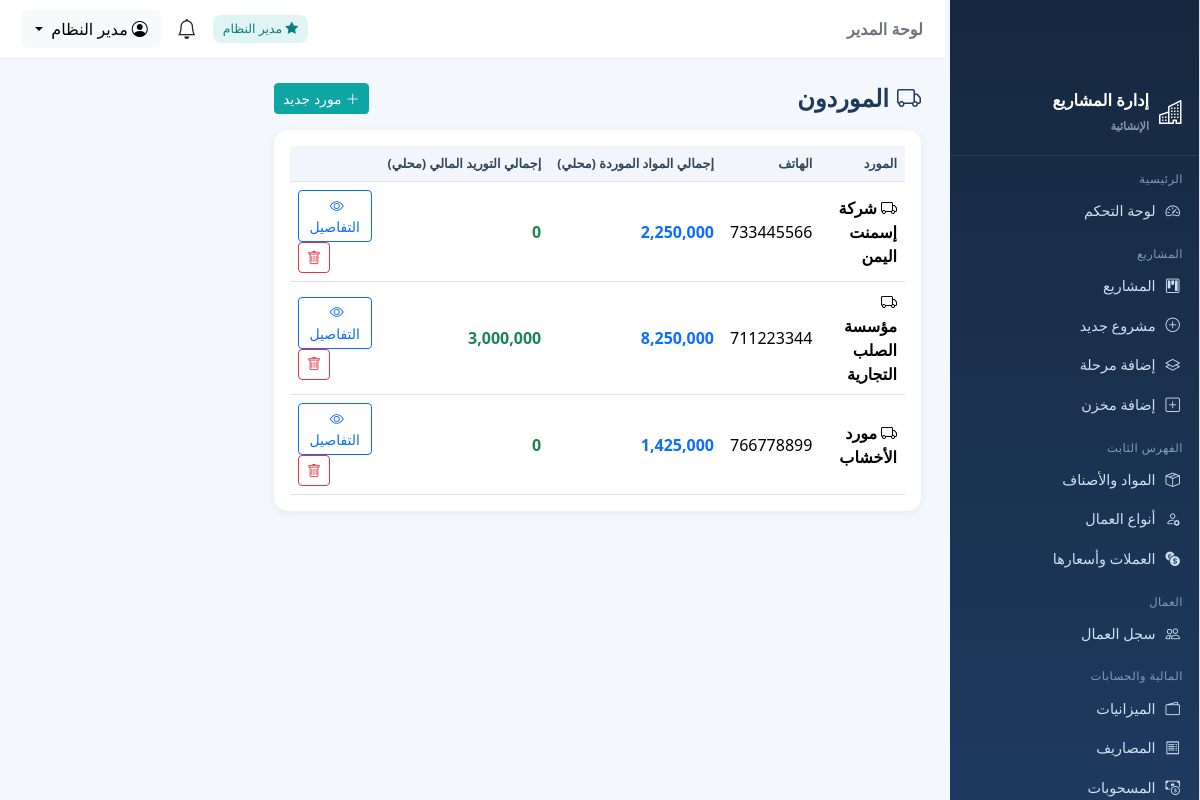
Screenshot of /suppliers (signed in) with the database file from the repository.
### tables this page shows
CREATE TABLE users (
  id INTEGER PRIMARY KEY AUTOINCREMENT,
  username VARCHAR(100) NOT NULL UNIQUE,
  password_hash VARCHAR(255) NOT NULL,
  full_name VARCHAR(200) NOT NULL,
  role TEXT NOT NULL DEFAULT 'supervisor',
  project_id INT DEFAULT NULL ,
  phone VARCHAR(50) DEFAULT NULL,
  is_active INTEGER DEFAULT 1,
  created_at TIMESTAMP DEFAULT CURRENT_TIMESTAMP,
  CONSTRAINT fk_user_project FOREIGN KEY (project_id) REFERENCES projects(id) ON DELETE SET NULL
);

CREATE TABLE suppliers (
  id INTEGER PRIMARY KEY AUTOINCREMENT,
  name VARCHAR(200) NOT NULL,
  phone VARCHAR(50) DEFAULT NULL,
  notes TEXT,
  created_at TIMESTAMP DEFAULT CURRENT_TIMESTAMP
);

### finance.py (the view)
@finance_bp.route('/suppliers')
@require_roles('admin')
def list_suppliers():
    items = db_query(
        """SELECT s.*,
                  (SELECT COALESCE(SUM(d.total_local),0) FROM supplier_deliveries d WHERE d.supplier_id=s.id) AS goods_total,
                  (SELECT COALESCE(SUM(m.amount_local),0) FROM supplier_money m WHERE m.supplier_id=s.id) AS money_total
           FROM suppliers s ORDER BY s.name""")
    return render_template('suppliers/list.html', items=items)

### app.py (called while the page is built)
@app.context_processor
def inject_globals():
    u = g.get('current_user')
    unread = 0
    if u:
        unread = db.db_query("SELECT COUNT(*) AS c FROM notifications WHERE user_id=%s AND is_read=0",
                             (u['id'],), one=True)['c']
    return {
        'cur_user': u,
        'is_admin': is_admin(),
        'scope_pid': scope_project_id(),
        'unread_count': unread,
        'today': date.today(),
        'money': db.money,
        'cur_name': lambda cid: (db.cur_by_id(cid) or {}).get('name_ar', ''),
        'cur_code': lambda cid: (db.cur_by_id(cid) or {}).get('code', ''),
        'APP_NAME': 'نظام إدارة المشاريع الإنشائية',
    }

### auth.py (called while the page is built)
def current_user():
    uid = session.get('user_id')
    if not uid:
        return None
    return db_query("SELECT * FROM users WHERE id=%s", (uid,), one=True)

@auth_bp.before_app_request
def load_user():
    g.current_user = current_user()

def require_login(fn):
    @wraps(fn)
    def wrapper(*args, **kwargs):
        if not session.get('user_id'):
            return redirect(url_for('auth.login', next=request.path))
        return fn(*args, **kwargs)
    return wrapper

def require_roles(*roles):
    def deco(fn):
        @wraps(fn)
        @require_login
        def wrapper(*args, **kwargs):
            u = g.get('current_user')
            if not u or u['role'] not in roles:
                flash('ليست لديك صلاحية الوصول إلى هذه الصفحة', 'warning')
                return redirect(url_for('dashboard.index'))
            return fn(*args, **kwargs)
        return wrapper
    return deco

def is_admin():
    u = g.get('current_user')
    return bool(u and u['role'] == 'admin')

def scope_project_id():
    u = g.get('current_user')
    if not u or u['role'] == 'admin':
        return None
    return u['project_id']

### db.py (called while the page is built)
def _translate_sql(sql):
    out, i, n = [], 0, len(sql)
    in_str, quote = False, None
    while i < n:
        ch = sql[i]
        if in_str:
            out.append(ch)
            if ch == quote:
                in_str = False
            i += 1; continue
        if ch in ("'", '"'):
            in_str = True; quote = ch; out.append(ch); i += 1; continue
        if ch == '%' and i + 1 < n and sql[i + 1] == 's':
            out.append('?'); i += 2; continue
        out.append(ch); i += 1
    text = ''.join(out)
    text = re.sub(r"(\w+)\s*<=>\s*\?",
                  r"(\1 IS ? OR (\1 IS NULL AND ? IS NULL))",
                  text)
    return text

### templates/suppliers/list.html (shortened to what this page needs)
{% extends 'base.html' %}
{% block content %}
<div class="d-flex justify-content-between align-items-center mb-3">
  <h4 class="page-title mb-0"><i class="bi bi-truck me-2"></i>الموردون</h4>
  <a class="btn btn-sm btn-primary" href="{{ url_for('finance.add_supplier') }}"><i class="bi bi-plus-lg me-1"></i>مورد جديد</a>
</div>
<div class="card p-3">
  <div class="table-responsive">
  <table class="table table-hover align-middle mb-0">
    <thead><tr><th>المورد</th><th>الهاتف</th><th>إجمالي المواد الموردة (محلي)</th><th>إجمالي التوريد المالي (محلي)</th><th class="text-end"></th></tr></thead>
    <tbody>
    {% for s in items %}
      <tr>
        <td class="fw-semibold"><i class="bi bi-truck me-1"></i>{{ s.name }}</td>
        <td>{{ s.phone or '—' }}</td>
        <td class="text-primary fw-semibold">{{ money(s.goods_total) }}</td>
        <td class="text-success fw-semibold">{{ money(s.money_total) }}</td>
        <td class="text-end">
          <a class="btn btn-sm btn-outline-primary" href="{{ url_for('finance.supplier_detail', sid=s.id) }}"><i class="bi bi-eye me-1"></i>التفاصيل</a>
          <form class="d-inline" method="post" action="{{ url_for('finance.delete_supplier', sid=s.id) }}" onsubmit="return confirm('حذف المورد؟')">
            <button class="btn btn-sm btn-outline-danger"><i class="bi bi-trash"></i></button>
          </form>
        </td>
      </tr>
    {% else %}<tr><td colspan="5" class="text-center text-secondary py-4">لا يوجد موردون</td></tr>{% endfor %}
    </tbody>
  </table>
  </div>
</div>
{% endblock %}

### templates/base.html (shortened to what this page needs)
{% set role = cur_user.role if cur_user else '' %}
<!doctype html>
<html lang="ar" dir="rtl">
<head>
  <link href="https://cdn.jsdelivr.net/npm/bootstrap@5.3.3/dist/css/bootstrap.rtl.min.css" rel="stylesheet">
  <link href="https://cdn.jsdelivr.net/npm/bootstrap-icons@1.11.3/font/bootstrap-icons.min.css" rel="stylesheet">
</head>
<body>
  {% if cur_user %}
  <div id="wrapper" class="d-flex">
    <aside class="sidebar" id="sidebar">
      <div class="brand"><i class="bi bi-buildings fs-4"></i><span>إدارة المشاريع<br><small class="text-white-50"
            style="font-size:.7rem">الإنشائية</small></span></div>
      <div class="nav-section">الرئيسية</div>
      <a class="nav-item {{ 'active' if request.endpoint=='dashboard.index' }}"
        href="{{ url_for('dashboard.index') }}"><i class="bi bi-speedometer2"></i> لوحة التحكم</a>
      <div class="nav-section">المشاريع</div>
      <a class="nav-item {{ 'active' if request.endpoint in ['projects.list_projects','projects.view_project','projects.add_project','projects.edit_project'] }}"
        href="{{ url_for('projects.list_projects') }}"><i class="bi bi-kanban"></i> المشاريع</a>
      {% if is_admin %}
      <a class="nav-item" href="{{ url_for('projects.add_project') }}"><i class="bi bi-plus-circle"></i> مشروع جديد</a>
      <a class="nav-item" href="{{ url_for('projects.add_phase') }}"><i class="bi bi-layers"></i> إضافة مرحلة</a>
      {% endif %}
      <a class="nav-item" href="{{ url_for('projects.add_warehouse') }}"><i class="bi bi-plus-square"></i> إضافة
        مخزن</a>
      <div class="nav-section">الفهرس الثابت</div>
      <a class="nav-item {{ 'active' if request.endpoint.startswith('catalog.list_materials') }}"
        href="{{ url_for('catalog.list_materials') }}"><i class="bi bi-box-seam"></i> المواد والأصناف</a>
      <a class="nav-item {{ 'active' if request.endpoint.startswith('catalog.list_worker_types') }}"
        href="{{ url_for('catalog.list_worker_types') }}"><i class="bi bi-person-gear"></i> أنواع العمال</a>
      {% if is_admin %}
      <a class="nav-item {{ 'active' if request.endpoint.startswith('catalog.list_currencies') }}"
        href="{{ url_for('catalog.list_currencies') }}"><i class="bi bi-currency-exchange"></i> العملات وأسعارها</a>
      {% endif %}
      <div class="nav-section">العمال</div>
      <a class="nav-item {{ 'active' if request.endpoint.startswith('workers.') }}"
        href="{{ url_for('workers.list_workers') }}"><i class="bi bi-people"></i> سجل العمال</a>
      <div class="nav-section">المالية والحسابات</div>
      <a class="nav-item {{ 'active' if request.endpoint.startswith('finance.list_budgets') }}"
        href="{{ url_for('finance.list_budgets') }}"><i class="bi bi-wallet2"></i> الميزانيات</a>
      <a class="nav-item {{ 'active' if request.endpoint.startswith('finance.list_expenses') }}"
        href="{{ url_for('finance.list_expenses') }}"><i class="bi bi-receipt"></i> المصاريف</a>
      <a class="nav-item {{ 'active' if request.endpoint.startswith('finance.list_withdrawals') }}"
        href="{{ url_for('finance.list_withdrawals') }}"><i class="bi bi-cash-coin"></i> المسحوبات</a>
    </aside>
    <div class="flex-grow-1 main-wrap">
      <nav class="topbar">
        <div>
          <span class="fw-bold text-secondary">{{ 'لوحة المدير' if is_admin else 'لوحة المشرف' }}</span>
        </div>
        <div class="d-flex align-items-center gap-3">
          {% if is_admin %}<span class="badge-soft"><i class="bi bi-star-fill"></i> مدير النظام</span>{% endif %}
          <a class="position-relative text-dark text-decoration-none"
            href="{{ url_for('notifications.list_notifications') }}" title="الإشعارات">
            <i class="bi bi-bell fs-5"></i>
          </a>
          <div class="dropdown">
            <button class="btn btn-light dropdown-toggle" data-bs-toggle="dropdown">
              <i class="bi bi-person-circle me-1"></i>{{ cur_user.full_name }}
            </button>
          </div>
        </div>
      </nav>
      <main class="container-fluid p-4">
        {% block content %}{% endblock %}
      </main>
    </div>
  </div>
  {% else %}
  {% block auth_content %}{% endblock %}
  {% endif %}
</body>
</html>

### templates/base.html (style rules this page uses)
.sidebar { position: fixed !important; top: 0 !important; left: 0 !important; bottom: 0 !important; width: 250px !important; height: 100vh !important; overflow-y: auto !important; background-color: #f8f9fa !important; border-right: 1px solid #dee2e6 !important; padding-top: 70px !important; z-index: 1000 !important; scrollbar-width: thin; scrollbar-color: #c1c1c1 transparent; }
main { margin-left: 250px !important; width: calc(100% - 250px) !important; max-width: calc(100% - 250px) !important; flex: 0 0 auto !important; padding-top: 20px !important; }
:root { --primary: #1e3a5f; --accent: #0ea5a4; --light: #f4f7fb; --sidebar-w: 255px; }
* { font-family: "Segoe UI", Tahoma, Arial, sans-serif; }
body { background: var(--light); }
#wrapper { min-height: 100vh; }
.sidebar { width: var(--sidebar-w); background: linear-gradient(180deg, #16283f, #1e3a5f); min-height: 100vh; position: fixed; right: 0; top: 0; z-index: 1040; color: #cfe0f0; transition: .25s; overflow-y: auto; }
.sidebar .brand { display: flex; align-items: center; gap: 10px; padding: 18px 16px; border-bottom: 1px solid rgba(255, 255, 255, .08); color: #fff; font-weight: 700; font-size: 1.02rem; }
.sidebar .nav-section { font-size: .72rem; color: #7f9cbd; padding: 14px 16px 4px; letter-spacing: .5px; }
.sidebar a.nav-item { display: flex; align-items: center; gap: 10px; padding: 9px 16px; color: #cfe0f0; text-decoration: none; font-size: .9rem; border-right: 3px solid transparent; }
.topbar { background: #fff; border-bottom: 1px solid #e5eaf0; padding: 10px 22px; display: flex; align-items: center; justify-content: space-between; position: sticky; top: 0; z-index: 1030; }
.main-wrap { margin-right: var(--sidebar-w); }
.card { border: 0; border-radius: 14px; box-shadow: 0 2px 10px rgba(20, 40, 80, .06); }
.badge-soft { background: rgba(14, 165, 164, .12); color: #0b7f7e; padding: 5px 10px; border-radius: 8px; font-size: .78rem; }
.table thead th { background: #f2f6fb; color: #33475c; font-size: .8rem; white-space: nowrap; }
.table td { vertical-align: middle; }
.page-title { font-weight: 700; color: var(--primary); }
.btn-primary { background: var(--accent); border-color: var(--accent); }

### rows the page displays
users: full_name "مدير النظام"
suppliers: name "شركة إسمنت اليمن", phone "733445566", goods_total "2,250,000", money_total "0"
suppliers: name "مؤسسة الصلب التجارية", phone "711223344", goods_total "8,250,000", money_total "3,000,000"
suppliers: name "مورد الأخشاب", phone "766778899", goods_total "1,425,000", money_total "0"

### other values shown
{{ 'لوحة المدير' if is_admin else 'لوحة المشرف' }} "لوحة المدير"
